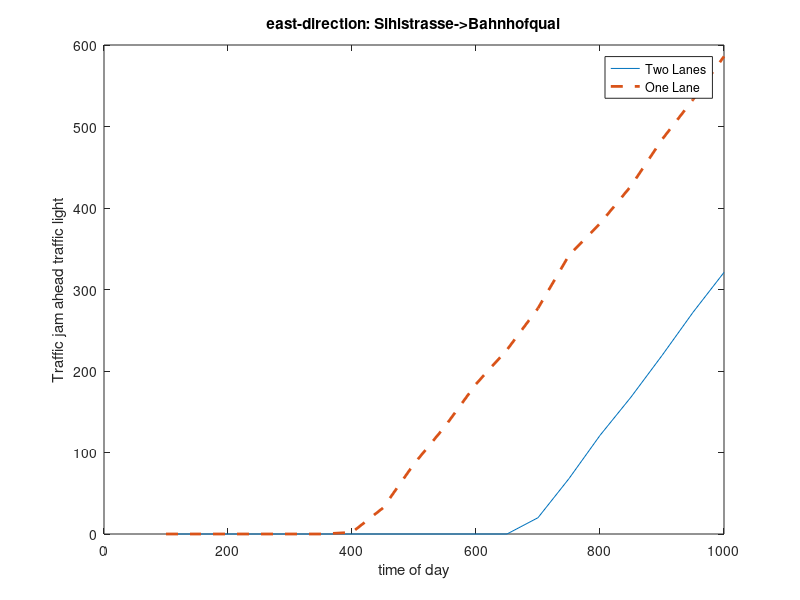

This chart was generated by the following MATLAB code:


A = [0     0     0     0     0     0     2    32    86   132   184   226   277   342   381   427   484   533   586];
B = [0     0     0     0     0     0     0     0     0     0     0     0    20    68   121   168   219   272   321];
plot( [100:50:1000]', B',[100:50:1000]',A,'--','linewidth',2);
hold on

title('east-direction: Sihlstrasse->Bahnhofquai')
xlabel('time of day')
ylabel('Traffic jam ahead traffic light')
legend('Two Lanes', 'One Lane');

hold off